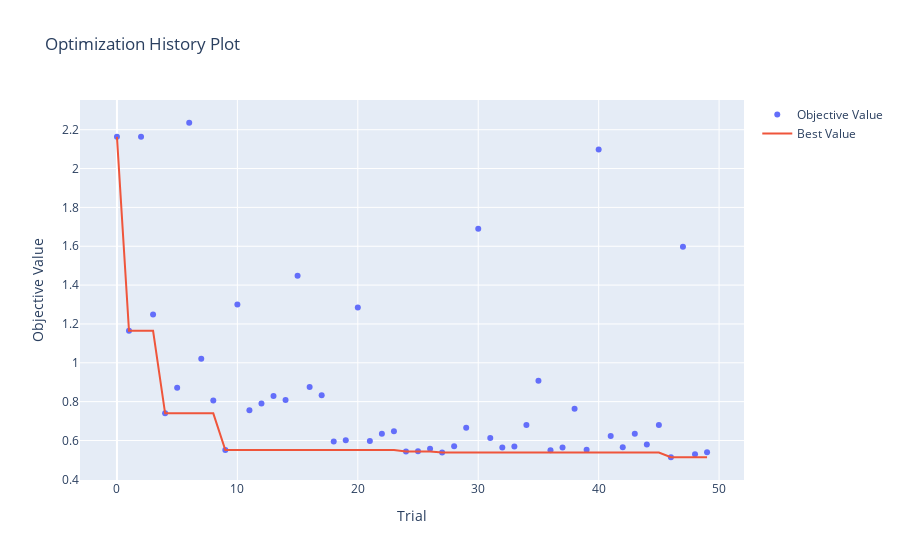

Notebook code for this chart:
### Code cell
# Visualize the optimization history
optuna.visualization.plot_optimization_history(study).show()
